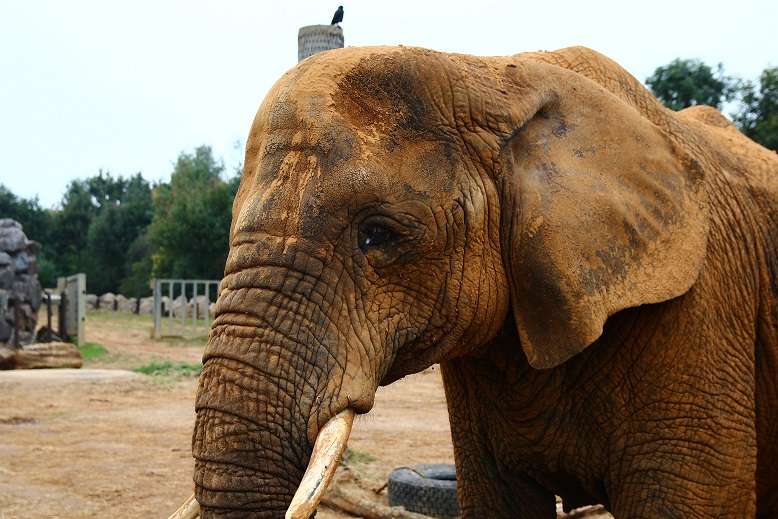
#> input picture Section10/Section10Images/Elephant.jpg, 778 x 519 px, given in place of Walking.avi, which was not available
$ jupyter execute 'Optical Flow Object Tracking.ipynb'   (text cells are left out)
#> lines starting #> are read from the running program, lines starting #| are printed output that depends on the picture; after the words box and inside, x2 and y2 are one past the last pixel; in counts of white or black regions, pixels touching at a corner belong together; pictures that were not available may be replaced by others from this repository, and a replacement may not be noted
[cell 1]
import numpy as np

import cv2

[cell 2]
cap = cv2.VideoCapture('./Section9Images/Walking.avi')

feature_params = dict(maxCorners = 100, qualityLevel = 0.3, minDistance = 7, blockSize = 7 )

lucas_kanade_params = dict( winSize  = (15,15), maxLevel = 2, criteria = (cv2.TERM_CRITERIA_EPS | cv2.TERM_CRITERIA_COUNT, 10, 0.03))

color = np.random.randint(0,255,(100,3))

ret, prev_frame = cap.read()
#> prev_frame is the input picture: shape (519, 778, 3); mean B, G, R 95.2, 117.2, 135.3

prev_gray = cv2.cvtColor(prev_frame, cv2.COLOR_BGR2GRAY)
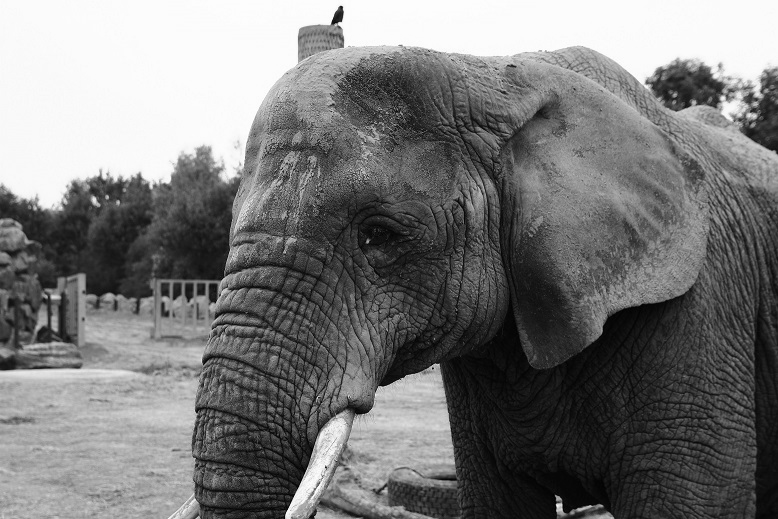
#> prev_gray: shape (519, 778); min 0, max 255, mean 120.1

prev_corners = cv2.goodFeaturesToTrack(prev_gray, mask = None, **feature_params)
#> prev_corners = 26 rows, first 8: [340, 8], [558, 501], [339, 23], [437, 366], [379, 388], [647, 82], [723, 97], [100, 177]

mask = np.zeros_like(prev_frame)

[cell 3]
while(1) :

    ret, frame = cap.read()

    frame_gray = cv2.cvtColor(frame, cv2.COLOR_BGR2GRAY)

    new_corners, status, errors = cv2.calcOpticalFlowPyrLK(prev_gray,frame_gray, prev_corners,None,**lucas_kanade_params)
#> new_corners has the same summary as prev_corners; status = 26 values from 1 to 1; errors = 26 values from 0 to 0

    good_new = new_corners[status==1]
#> good_new = 26 pairs, first value 58 to 763, second value 8 to 517

    good_old = prev_corners[status==1]
#> good_old has the same summary as good_new

    for i,(new,old) in enumerate(zip(good_new, good_old)) :

        a, b = new.ravel()

        c, d = old.ravel()

        mask = cv2.line(mask, (a,b),(c,d), color[i].tolist(), 2)

        frame = cv2.circle(frame, (a,b), 5, color[i].tolist(),-1)
#> this loop made 26 passes
#> (a, b, c, d) on passes 1 to 12: (340, 8, 340, 8), (558, 501, 558, 501), (339, 23, 339, 23), (437, 366, 437, 366), (379, 388, 379, 388), (647, 82, 647, 82), (723, 97, 723, 97), (100, 177, 100, 177), (168, 181, 168, 181), (326, 467, 326, 467), (695, 103, 695, 103), (114, 180, 114, 180)
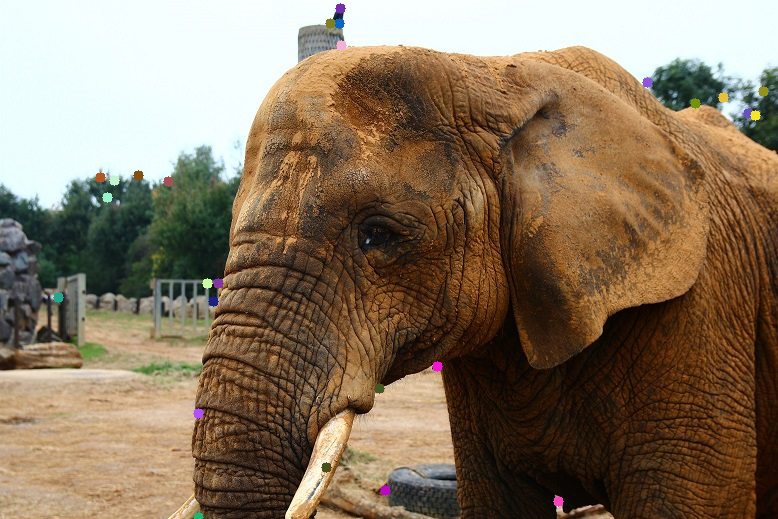
#> frame: shape (519, 778, 3); mean B, G, R 95.2, 117.1, 135.4
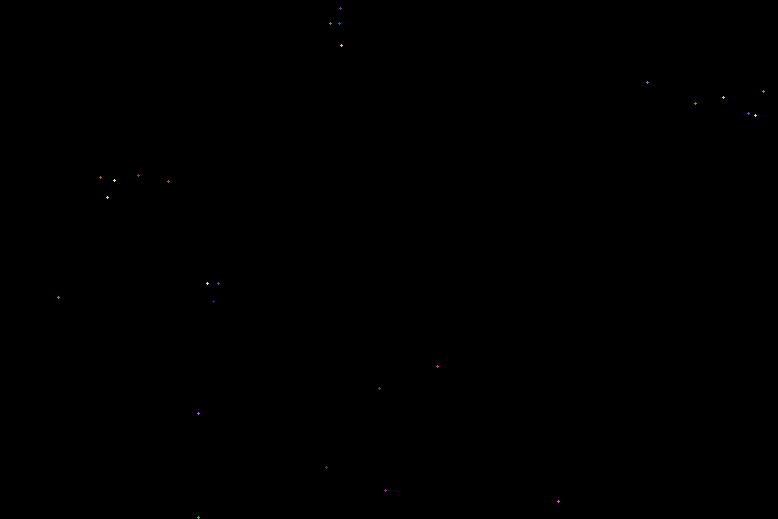
#> mask: shape (519, 778, 3); mean of channels 0, 1, 2 0, 0, 0; drawn as B, G, R

    img = cv2.add(frame,mask)

    cv2.imshow('Optical Flow - Lucas-Kanade',img)

    if cv2.waitKey(1) == 13 :

#> (key Esc is pressed here)
        break

    prev_gray = frame_gray.copy()

    prev_corners = good_new.reshape(-1,1,2)

cv2.destroyAllWindows()

cap.release()

[cell 4]
cap = cv2.VideoCapture('./Section9Images/Walking.avi')

ret, first_frame = cap.read()

previous_gray = cv2.cvtColor(first_frame, cv2.COLOR_BGR2GRAY)

hsv = np.zeros_like(first_frame)

hsv[...,1] = 255

while True :

    ret, frame2 = cap.read()

    next = cv2.cvtColor(frame2,cv2.COLOR_BGR2GRAY)

    flow = cv2.calcOpticalFlowFarneback(previous_gray, next, None, 0.5, 3, 15, 3, 5, 1.2, 0)

    magnitude, angle = cv2.cartToPolar(flow[...,0], flow[...,1])
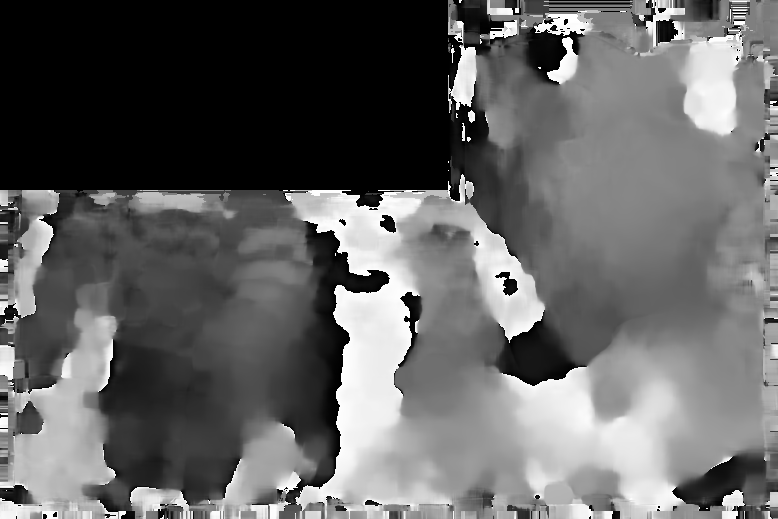
#> angle: shape (519, 778) float32; min 0, max 6.28, mean 2.47; drawn with min black and max white

    hsv[...,0] = angle * (180 / (np.pi/2))
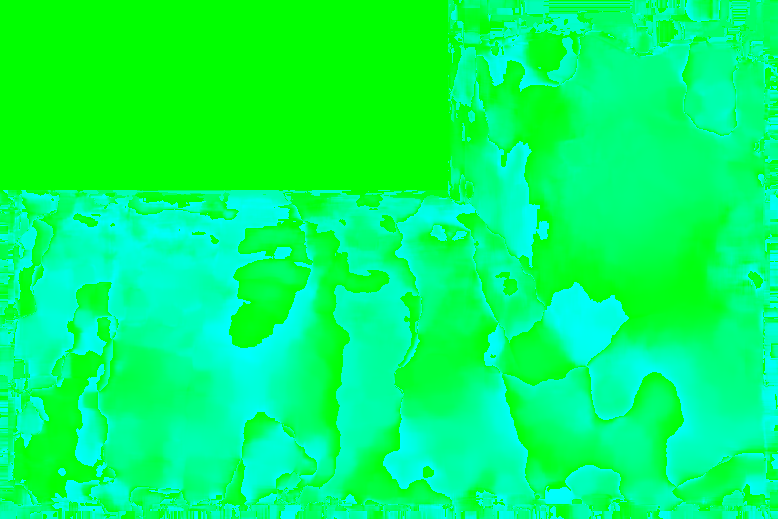
#> hsv: shape (519, 778, 3); mean of channels 0, 1, 2 100.2, 255, 0; drawn as B, G, R

    hsv[...,2] = cv2.normalize(magnitude, None, 0, 255, cv2.NORM_MINMAX)
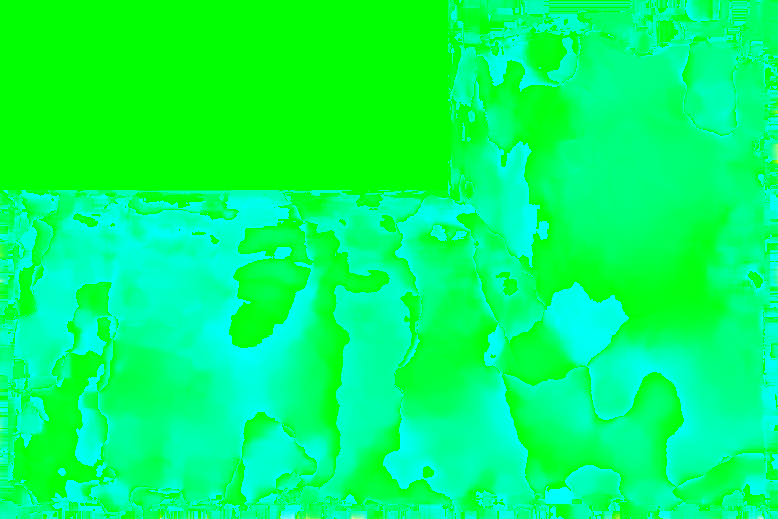
#> hsv: shape (519, 778, 3); 1.71% of pixels changed, all inside (x1, y1, x2, y2) = (0, 57, 778, 519); drawn as B, G, R

    final = cv2.cvtColor(hsv, cv2.COLOR_HSV2BGR)

    cv2.imshow('Dense Optical Flow', final)

    if cv2.waitKey(1) == 13 :

#> (key Esc is pressed here)
        break

    previous_gray = next

cap.release()

cv2.destroyAllWindows()
